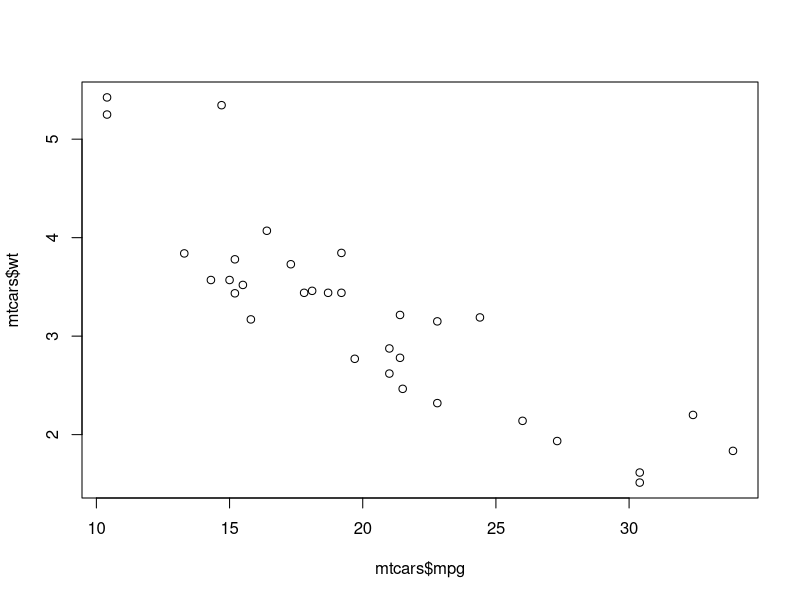
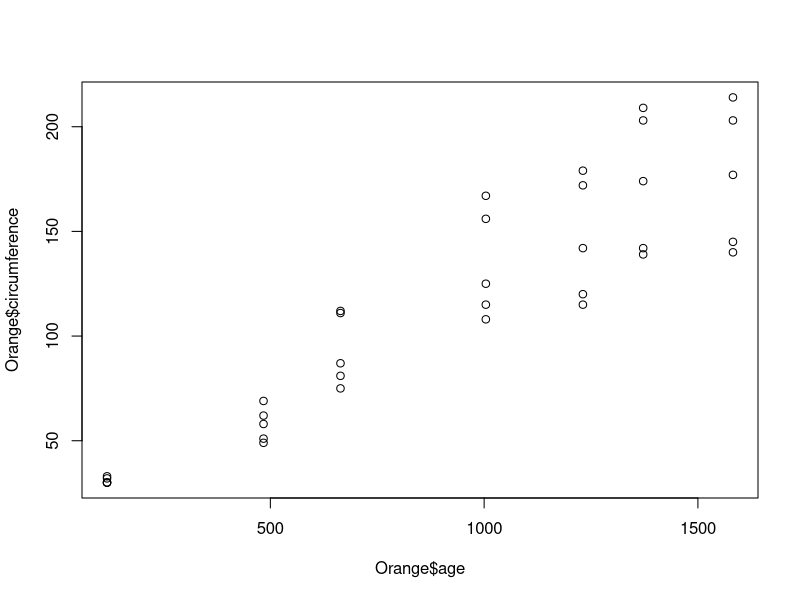

The R source for these figures, in order:
## ---- chunk 1
#| label: fig-popdata-flowchart
#| fig-cap: "Example information pipelines for two theoretical trip-based models, one using aggregate data and another using a synthetic population."
#| fig-scap: "Example information pipelines for aggregate data and synthetic population."
#| fig-subcap: 
#|   - "Aggregate data"
#|   - "Synthetic population"
#| layout-ncol: 1

plot(mtcars$mpg, mtcars$wt)

plot(Orange$age, Orange$circumference)
